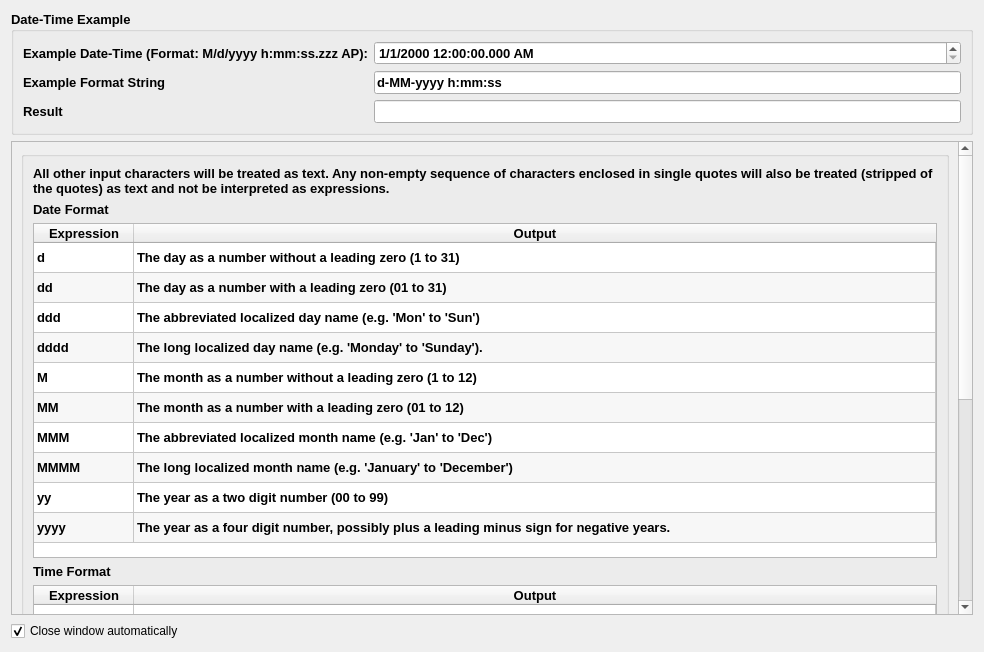
<?xml version="1.0" encoding="UTF-8"?>
<ui version="4.0">
 <class>DateTimeHelp</class>
 <widget class="QDialog" name="DateTimeHelp">
  <property name="geometry">
   <rect>
    <x>0</x>
    <y>0</y>
    <width>984</width>
    <height>652</height>
   </rect>
  </property>
  <property name="acceptDrops">
   <bool>false</bool>
  </property>
  <property name="windowTitle">
   <string>Date-Time Format</string>
  </property>
  <layout class="QVBoxLayout" name="verticalLayout_2">
   <item>
    <layout class="QVBoxLayout" name="verticalLayout">
     <item>
      <widget class="QGroupBox" name="groupBox">
       <property name="font">
        <font>
         <family>Ubuntu</family>
         <pointsize>10</pointsize>
         <weight>75</weight>
         <bold>true</bold>
        </font>
       </property>
       <property name="title">
        <string>Date-Time Example</string>
       </property>
       <layout class="QVBoxLayout" name="verticalLayout_4">
        <item>
         <layout class="QFormLayout" name="formLayout">
          <item row="0" column="0">
           <widget class="QLabel" name="exampleDateTimeLabel">
            <property name="text">
             <string>Example Date-Time (Format: M/d/yyyy h:mm:ss.zzz AP):</string>
            </property>
           </widget>
          </item>
          <item row="0" column="1">
           <widget class="QDateTimeEdit" name="exampleDateTimeDateTimeEdit">
            <property name="displayFormat">
             <string>M/d/yyyy h:mm:ss.zzz AP</string>
            </property>
            <property name="calendarPopup">
             <bool>false</bool>
            </property>
           </widget>
          </item>
          <item row="1" column="0">
           <widget class="QLabel" name="exampleFormatStringLabel">
            <property name="text">
             <string>Example Format String</string>
            </property>
           </widget>
          </item>
          <item row="1" column="1">
           <widget class="QLineEdit" name="exampleFormatStringLineEdit">
            <property name="text">
             <string>d-MM-yyyy h:mm:ss</string>
            </property>
           </widget>
          </item>
          <item row="2" column="0">
           <widget class="QLabel" name="resultLabel">
            <property name="text">
             <string>Result</string>
            </property>
           </widget>
          </item>
          <item row="2" column="1">
           <widget class="QLineEdit" name="resultLineEdit">
            <property name="readOnly">
             <bool>true</bool>
            </property>
           </widget>
          </item>
         </layout>
        </item>
       </layout>
      </widget>
     </item>
     <item>
      <widget class="QScrollArea" name="scrollArea">
       <property name="verticalScrollBarPolicy">
        <enum>Qt::ScrollBarAsNeeded</enum>
       </property>
       <property name="horizontalScrollBarPolicy">
        <enum>Qt::ScrollBarAsNeeded</enum>
       </property>
       <property name="sizeAdjustPolicy">
        <enum>QAbstractScrollArea::AdjustToContents</enum>
       </property>
       <property name="widgetResizable">
        <bool>true</bool>
       </property>
       <widget class="QWidget" name="scrollAreaWidgetContents">
        <property name="geometry">
         <rect>
          <x>0</x>
          <y>0</y>
          <width>937</width>
          <height>1084</height>
         </rect>
        </property>
        <layout class="QHBoxLayout" name="horizontalLayout_3">
         <item>
          <layout class="QVBoxLayout" name="verticalLayout_7">
           <item>
            <widget class="QGroupBox" name="groupBox_2">
             <property name="font">
              <font>
               <family>Ubuntu</family>
               <pointsize>10</pointsize>
               <weight>75</weight>
               <bold>true</bold>
              </font>
             </property>
             <property name="title">
              <string/>
             </property>
             <layout class="QVBoxLayout" name="verticalLayout_6">
              <item>
               <widget class="QLabel" name="label_5">
                <property name="text">
                 <string>All other input characters will be treated as text. Any non-empty sequence of characters enclosed in single quotes will also be treated (stripped of the quotes) as text and not be interpreted as expressions.</string>
                </property>
                <property name="wordWrap">
                 <bool>true</bool>
                </property>
               </widget>
              </item>
              <item>
               <layout class="QVBoxLayout" name="verticalLayout_5">
                <item>
                 <widget class="QLabel" name="label_4">
                  <property name="text">
                   <string>Date Format</string>
                  </property>
                 </widget>
                </item>
                <item>
                 <widget class="QTableWidget" name="dateFormatTable">
                  <property name="sizePolicy">
                   <sizepolicy hsizetype="Expanding" vsizetype="Expanding">
                    <horstretch>1</horstretch>
                    <verstretch>0</verstretch>
                   </sizepolicy>
                  </property>
                  <property name="minimumSize">
                   <size>
                    <width>0</width>
                    <height>0</height>
                   </size>
                  </property>
                  <property name="verticalScrollBarPolicy">
                   <enum>Qt::ScrollBarAlwaysOff</enum>
                  </property>
                  <property name="sizeAdjustPolicy">
                   <enum>QAbstractScrollArea::AdjustToContents</enum>
                  </property>
                  <property name="editTriggers">
                   <set>QAbstractItemView::NoEditTriggers</set>
                  </property>
                  <property name="showDropIndicator" stdset="0">
                   <bool>false</bool>
                  </property>
                  <property name="alternatingRowColors">
                   <bool>true</bool>
                  </property>
                  <attribute name="horizontalHeaderStretchLastSection">
                   <bool>true</bool>
                  </attribute>
                  <attribute name="verticalHeaderVisible">
                   <bool>false</bool>
                  </attribute>
                  <row>
                   <property name="text">
                    <string>row1</string>
                   </property>
                  </row>
                  <row>
                   <property name="text">
                    <string>row2</string>
                   </property>
                  </row>
                  <row>
                   <property name="text">
                    <string>row3</string>
                   </property>
                  </row>
                  <row>
                   <property name="text">
                    <string>row4</string>
                   </property>
                  </row>
                  <row>
                   <property name="text">
                    <string>row5</string>
                   </property>
                  </row>
                  <row>
                   <property name="text">
                    <string>row6</string>
                   </property>
                  </row>
                  <row>
                   <property name="text">
                    <string>row7</string>
                   </property>
                  </row>
                  <row>
                   <property name="text">
                    <string>row8</string>
                   </property>
                  </row>
                  <row>
                   <property name="text">
                    <string>row9</string>
                   </property>
                  </row>
                  <row>
                   <property name="text">
                    <string>row10</string>
                   </property>
                  </row>
                  <column>
                   <property name="text">
                    <string>Expression</string>
                   </property>
                  </column>
                  <column>
                   <property name="text">
                    <string>Output</string>
                   </property>
                  </column>
                  <item row="0" column="0">
                   <property name="text">
                    <string>d</string>
                   </property>
                  </item>
                  <item row="0" column="1">
                   <property name="text">
                    <string>The day as a number without a leading zero (1 to 31)</string>
                   </property>
                  </item>
                  <item row="1" column="0">
                   <property name="text">
                    <string>dd</string>
                   </property>
                  </item>
                  <item row="1" column="1">
                   <property name="text">
                    <string>The day as a number with a leading zero (01 to 31)</string>
                   </property>
                  </item>
                  <item row="2" column="0">
                   <property name="text">
                    <string>ddd</string>
                   </property>
                  </item>
                  <item row="2" column="1">
                   <property name="text">
                    <string>The abbreviated localized day name (e.g. 'Mon' to 'Sun')</string>
                   </property>
                  </item>
                  <item row="3" column="0">
                   <property name="text">
                    <string>dddd</string>
                   </property>
                  </item>
                  <item row="3" column="1">
                   <property name="text">
                    <string>The long localized day name (e.g. 'Monday' to 'Sunday').</string>
                   </property>
                  </item>
                  <item row="4" column="0">
                   <property name="text">
                    <string>M</string>
                   </property>
                  </item>
                  <item row="4" column="1">
                   <property name="text">
                    <string>The month as a number without a leading zero (1 to 12)</string>
                   </property>
                  </item>
                  <item row="5" column="0">
                   <property name="text">
                    <string>MM</string>
                   </property>
                  </item>
                  <item row="5" column="1">
                   <property name="text">
                    <string>The month as a number with a leading zero (01 to 12)</string>
                   </property>
                  </item>
                  <item row="6" column="0">
                   <property name="text">
                    <string>MMM</string>
                   </property>
                  </item>
                  <item row="6" column="1">
                   <property name="text">
                    <string>The abbreviated localized month name (e.g. 'Jan' to 'Dec')</string>
                   </property>
                  </item>
                  <item row="7" column="0">
                   <property name="text">
                    <string>MMMM</string>
                   </property>
                  </item>
                  <item row="7" column="1">
                   <property name="text">
                    <string>The long localized month name (e.g. 'January' to 'December')</string>
                   </property>
                  </item>
                  <item row="8" column="0">
                   <property name="text">
                    <string>yy</string>
                   </property>
                  </item>
                  <item row="8" column="1">
                   <property name="text">
                    <string>The year as a two digit number (00 to 99)</string>
                   </property>
                  </item>
                  <item row="9" column="0">
                   <property name="text">
                    <string>yyyy</string>
                   </property>
                  </item>
                  <item row="9" column="1">
                   <property name="text">
                    <string>The year as a four digit number, possibly plus a leading minus sign for negative years.</string>
                   </property>
                  </item>
                 </widget>
                </item>
               </layout>
              </item>
              <item>
               <widget class="QLabel" name="label_3">
                <property name="text">
                 <string>Time Format</string>
                </property>
               </widget>
              </item>
              <item>
               <widget class="QTableWidget" name="timeFormatTable">
                <property name="minimumSize">
                 <size>
                  <width>0</width>
                  <height>0</height>
                 </size>
                </property>
                <property name="verticalScrollBarPolicy">
                 <enum>Qt::ScrollBarAlwaysOff</enum>
                </property>
                <property name="horizontalScrollBarPolicy">
                 <enum>Qt::ScrollBarAsNeeded</enum>
                </property>
                <property name="sizeAdjustPolicy">
                 <enum>QAbstractScrollArea::AdjustToContents</enum>
                </property>
                <property name="editTriggers">
                 <set>QAbstractItemView::NoEditTriggers</set>
                </property>
                <property name="alternatingRowColors">
                 <bool>true</bool>
                </property>
                <attribute name="horizontalHeaderStretchLastSection">
                 <bool>true</bool>
                </attribute>
                <attribute name="verticalHeaderVisible">
                 <bool>false</bool>
                </attribute>
                <row>
                 <property name="text">
                  <string>row1</string>
                 </property>
                </row>
                <row>
                 <property name="text">
                  <string>row2</string>
                 </property>
                </row>
                <row>
                 <property name="text">
                  <string>row3</string>
                 </property>
                </row>
                <row>
                 <property name="text">
                  <string>row4</string>
                 </property>
                </row>
                <row>
                 <property name="text">
                  <string>row5</string>
                 </property>
                </row>
                <row>
                 <property name="text">
                  <string>row6</string>
                 </property>
                </row>
                <row>
                 <property name="text">
                  <string>row7</string>
                 </property>
                </row>
                <row>
                 <property name="text">
                  <string>row8</string>
                 </property>
                </row>
                <row>
                 <property name="text">
                  <string>row9</string>
                 </property>
                </row>
                <row>
                 <property name="text">
                  <string>row10</string>
                 </property>
                </row>
                <row>
                 <property name="text">
                  <string>row11</string>
                 </property>
                </row>
                <row>
                 <property name="text">
                  <string>row12</string>
                 </property>
                </row>
                <column>
                 <property name="text">
                  <string>Expression</string>
                 </property>
                </column>
                <column>
                 <property name="text">
                  <string>Output</string>
                 </property>
                </column>
                <item row="0" column="0">
                 <property name="text">
                  <string>h</string>
                 </property>
                </item>
                <item row="0" column="1">
                 <property name="text">
                  <string>The hour without a leading zero (0 to 23 or 1 to 12 if AM/PM display)</string>
                 </property>
                </item>
                <item row="1" column="0">
                 <property name="text">
                  <string>hh</string>
                 </property>
                </item>
                <item row="1" column="1">
                 <property name="text">
                  <string>The hour with a leading zero (00 to 23 or 01 to 12 if AM/PM display)</string>
                 </property>
                </item>
                <item row="2" column="0">
                 <property name="text">
                  <string>H</string>
                 </property>
                </item>
                <item row="2" column="1">
                 <property name="text">
                  <string>The hour without a leading zero (0 to 23, even with AM/PM display)</string>
                 </property>
                </item>
                <item row="3" column="0">
                 <property name="text">
                  <string>HH</string>
                 </property>
                </item>
                <item row="3" column="1">
                 <property name="text">
                  <string>The hour with a leading zero (00 to 23, even with AM/PM display)</string>
                 </property>
                </item>
                <item row="4" column="0">
                 <property name="text">
                  <string>m</string>
                 </property>
                </item>
                <item row="4" column="1">
                 <property name="text">
                  <string>The minute without a leading zero (0 to 59)</string>
                 </property>
                </item>
                <item row="5" column="0">
                 <property name="text">
                  <string>mm</string>
                 </property>
                </item>
                <item row="5" column="1">
                 <property name="text">
                  <string>The minute with a leading zero (00 to 59)</string>
                 </property>
                </item>
                <item row="6" column="0">
                 <property name="text">
                  <string>s</string>
                 </property>
                </item>
                <item row="6" column="1">
                 <property name="text">
                  <string>The whole second, without any leading zero (0 to 59)</string>
                 </property>
                </item>
                <item row="7" column="0">
                 <property name="text">
                  <string>ss</string>
                 </property>
                </item>
                <item row="7" column="1">
                 <property name="text">
                  <string>The whole second, with a leading zero where applicable (00 to 59)</string>
                 </property>
                </item>
                <item row="8" column="0">
                 <property name="text">
                  <string>z</string>
                 </property>
                </item>
                <item row="8" column="1">
                 <property name="text">
                  <string>The fractional part of the second, to go after a decimal point, without trailing zeroes (0 to 999). Thus &quot;s.z&quot; reports the seconds to full available (millisecond) precision without trailing zeroes.</string>
                 </property>
                </item>
                <item row="9" column="0">
                 <property name="text">
                  <string>zzz</string>
                 </property>
                </item>
                <item row="9" column="1">
                 <property name="text">
                  <string>The fractional part of the second, to millisecond precision, including trailing zeroes where applicable (000 to 999).</string>
                 </property>
                </item>
                <item row="10" column="0">
                 <property name="text">
                  <string>AP or A</string>
                 </property>
                </item>
                <item row="10" column="1">
                 <property name="text">
                  <string>Interpret as an AM/PM time. A/AP will match an upper-case version of either QLocale::amText() or QLocale::pmText().</string>
                 </property>
                </item>
                <item row="11" column="0">
                 <property name="text">
                  <string>ap or a</string>
                 </property>
                </item>
                <item row="11" column="1">
                 <property name="text">
                  <string>Interpret as an am/pm time. a/ap will match a lower-case version of either QLocale::amText() or QLocale::pmText().</string>
                 </property>
                </item>
               </widget>
              </item>
             </layout>
            </widget>
           </item>
          </layout>
         </item>
        </layout>
       </widget>
      </widget>
     </item>
     <item>
      <widget class="QCheckBox" name="autoCloseCheckBox">
       <property name="text">
        <string>Close window automatically</string>
       </property>
       <property name="checked">
        <bool>true</bool>
       </property>
      </widget>
     </item>
    </layout>
   </item>
  </layout>
 </widget>
 <resources/>
 <connections/>
</ui>
